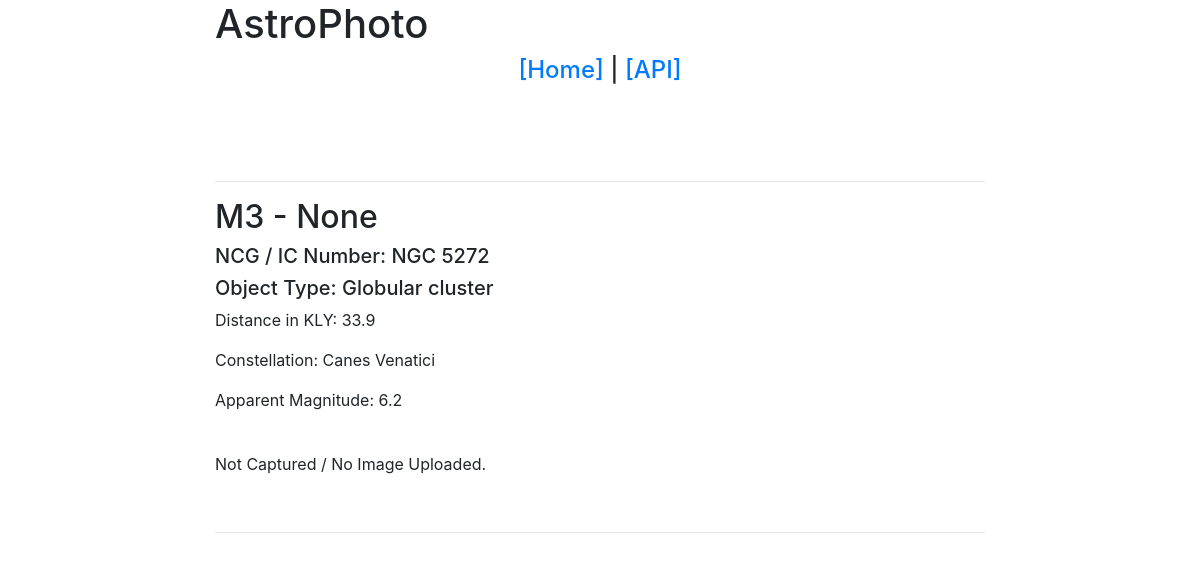
Page /messier_objects/3 on the committed database.
### messier_objects/models.py (models this page shows, shortened)
class MessierObject(models.Model):
    messier_number = models.IntegerField(unique=True)
    name = models.CharField(max_length=255, blank=True, null=True)
    ncg_or_ic_number = models.CharField(max_length=25)
    object_type = models.CharField(max_length=255)
    distance_kly = models.CharField(max_length=25)
    constellation = models.CharField(max_length=50)
    apparent_magnitude = models.FloatField(null=True)
    photo = models.ImageField(
        upload_to='messier_objects', blank=True, null=True)
    captured = models.BooleanField(default=False)
    capture_date = models.DateField(blank=True, null=True)
    class Meta:
        ordering = ('messier_number',)

### frontend/views.py (the view)
def mes_obj_detail(request, mes_num):
    mes_obj = get_object_or_404(MessierObject, messier_number=mes_num)
    context = {
        "mes_obj": mes_obj
    }
    return render(request, 'api_frontends/messier_object_detail.html', context)

### templates/api_frontends/messier_object_detail.html
{% extends 'base.html' %}
{% block content %}
<br>
<hr>
<h2>M{{ mes_obj.messier_number }} -
    {% if mes_obj.name == '–' %}
        No Name</h2>
    {% else %}
        {{ mes_obj.name }}</h3>
    {% endif %}
<h5>NCG / IC Number: {{ mes_obj.ncg_or_ic_number }}</h5>
<h5>Object Type: {{ mes_obj.object_type }}</h5>
<p>Distance in KLY: {{ mes_obj.distance_kly }}</p>
<p>Constellation: {{ mes_obj.constellation }}</p>
<p>Apparent Magnitude: {{ mes_obj.apparent_magnitude }}</p>
<br>
{% if mes_obj.captured %}
{% if mes_obj.capture_date %}
<p>Captured: {{ mes_obj.capture_date }}</p>
{% else %}
<p>No capture date set.</p>
{% endif %}
    <img src="{{ mes_obj.photo.url }}">
{% else %}
    <p>Not Captured / No Image Uploaded.</p>
{% endif %}
<br>
<hr>
{% endblock %}

### rows in the picture
MessierObject: messier_number "3", name "None", ncg_or_ic_number "NGC 5272", object_type "Globular cluster", distance_kly "33.9", constellation "Canes Venatici", apparent_magnitude "6.2"
